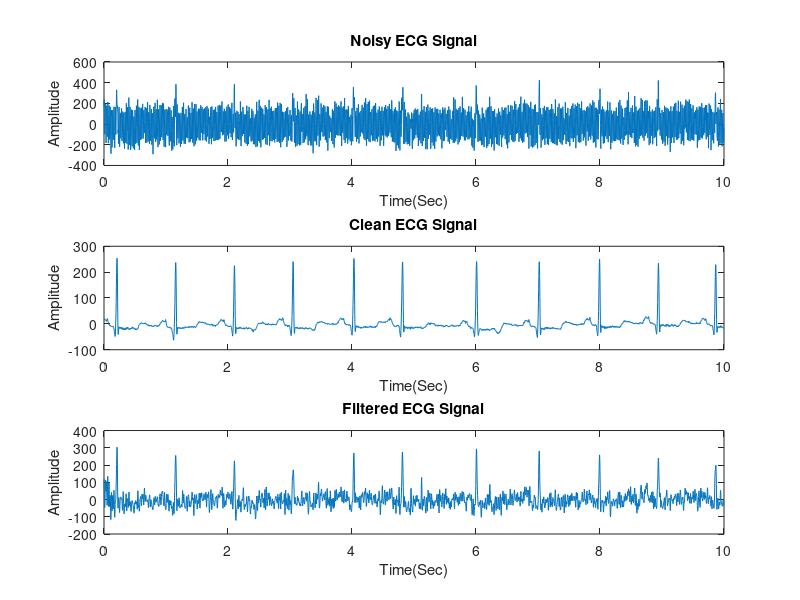
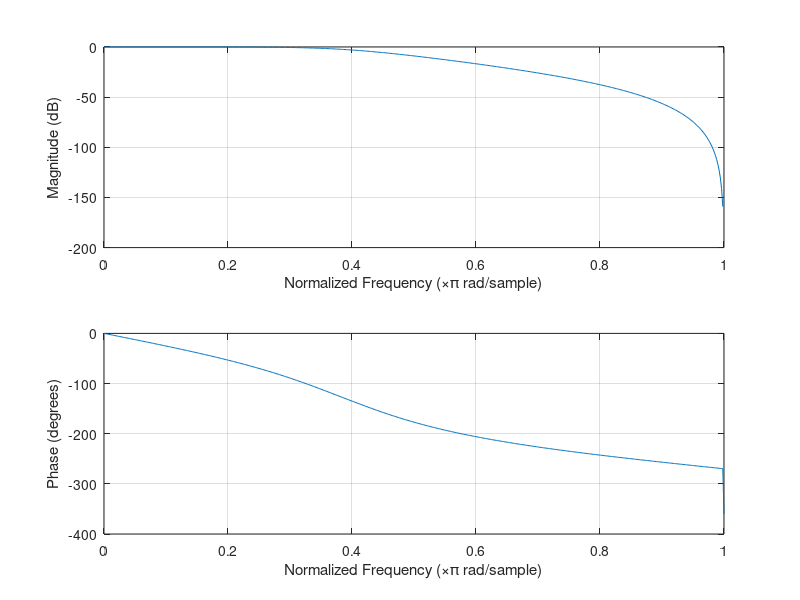
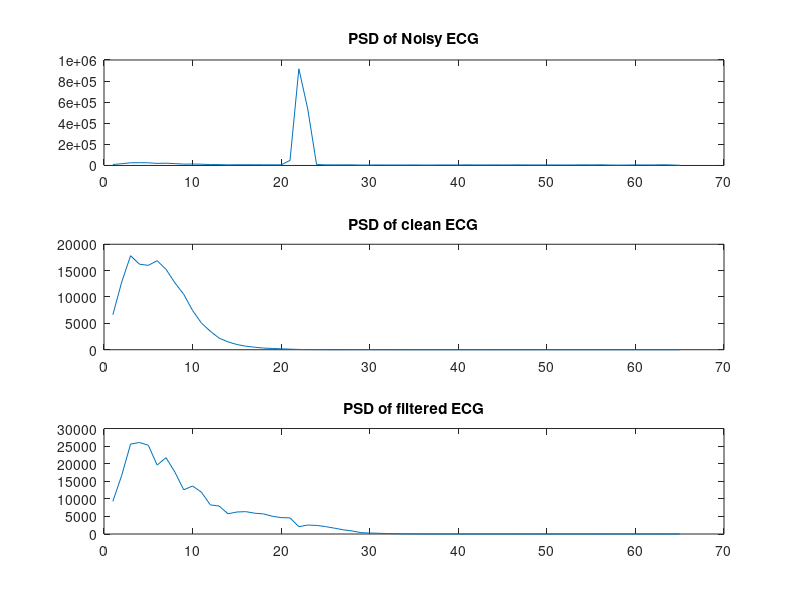

Source code (MATLAB) for these figures, in order: (Note: this script raises an error after producing the figures.)
close all;
clear all;
%% Load ECG data
load('ECG_Clean.mat')
load('ECG_Raw.mat')
Fs = 300;
dt = 1/Fs;
t = (0:dt:(length(ECG_Raw)*dt)-dt)';

%% Filter
% Define the notch filter frequencies
fc1 = 49; % Lower notch frequency
fc2 = 51; % Upper notch frequency

% Design Butterworth notch filter
[b_notch, a_notch] = butter(3, [fc1 fc2]/(Fs/2), 'stop');

% Apply Butterworth notch filter to remove 50 Hz noise
ECG_Raw_notch_removed = filtfilt(b_notch, a_notch, ECG_Raw);

% Design Butterworth low-pass filter
fc_lp = 60; % Cutoff frequency for low-pass filter
[b_lp, a_lp] = butter(3, fc_lp/(Fs/2), 'low');

% Apply Butterworth low-pass filter
filtered = filtfilt(b_lp, a_lp, ECG_Raw_notch_removed);
%% PSD
PSD_r= pwelch(ECG_Raw);
PSD_c= pwelch(ECG_Clean);
PSD= pwelch(filtered);
%% Plots
% Time Doamin Plot
figure(1)
subplot(3,1,1)
plot(t,ECG_Raw)
xlabel('Time(Sec)');
ylabel('Amplitude');
title('Noisy ECG Signal');
subplot(3,1,2)
plot(t,ECG_Clean)
xlabel('Time(Sec)');
ylabel('Amplitude');
title('Clean ECG Signal');
subplot(3,1,3)
plot(t,filtered);
xlabel('Time(Sec)');
ylabel('Amplitude');
title('Filtered ECG Signal');
% Low pass filter response in magnitude and phase
figure(2)
freqz(b_lp,a_lp)
% plot PSD
figure (3);
subplot(3,1,1); plot(PSD_r); title('PSD of Noisy ECG');
subplot(3,1,2); plot(PSD_c); title('PSD of clean ECG');
subplot(3,1,3); plot(PSD); title('PSD of filtered ECG');
%% Perfomance calculation
msc= mean(mscohere(filtered,ECG_Clean));
corr= det(corrcoef(filtered,ECG_Clean));
before= rmse(ECG_Clean,ECG_Raw);
after= rmse(ECG_Clean,filtered);
r = snr(ECG_Raw,filtered);